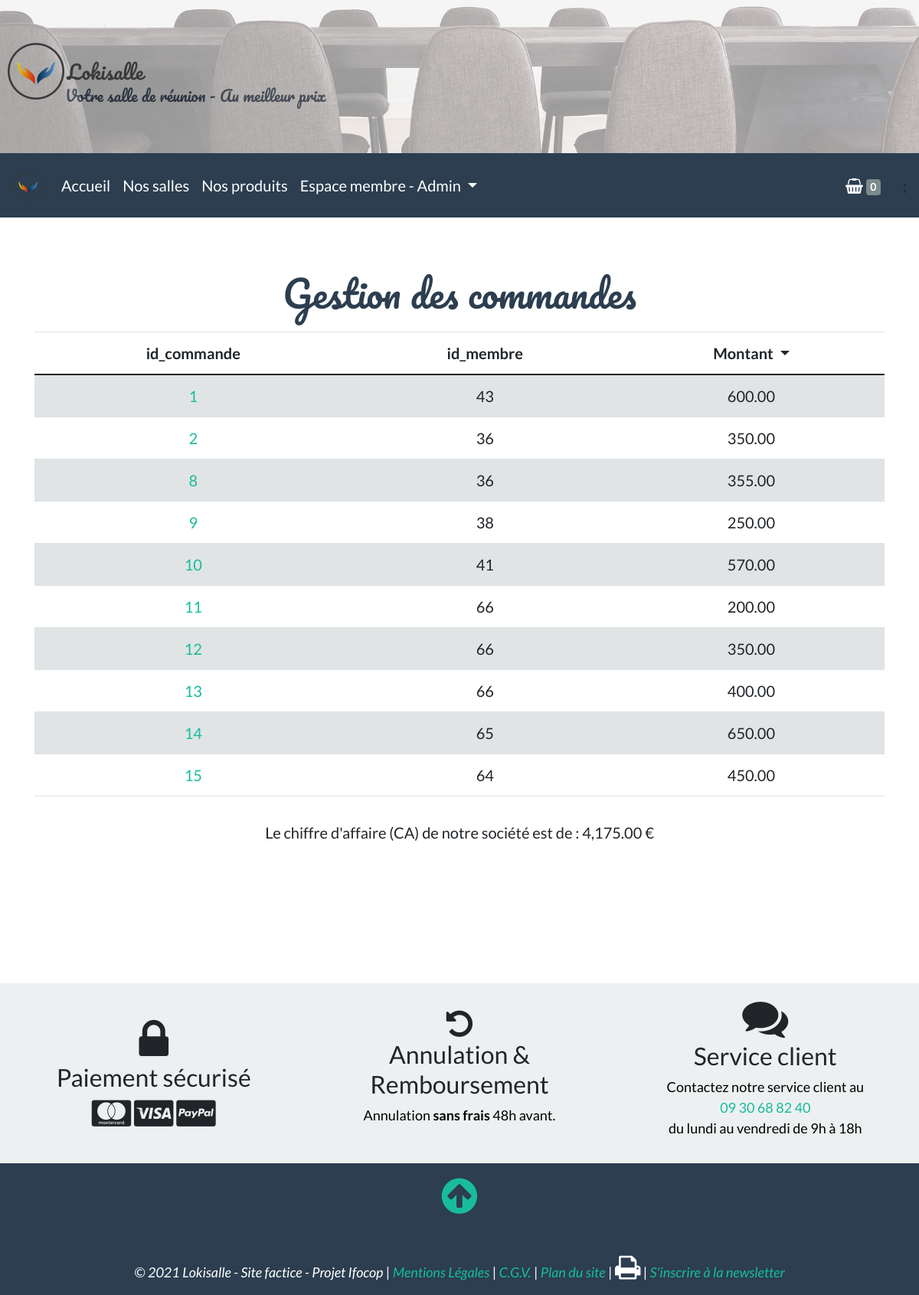
The app's page /admin/gestion_commande.php (signed in) with its own data.
### tables this page shows
CREATE TABLE `commande` (
  `id_commande` int(6) NOT NULL,
  `montant` int(5) NOT NULL,
  `id_membre` int(5) NOT NULL,
  `date` datetime NOT NULL
);

### admin/gestion_commande.php (the view, shortened to what this page needs)
<?php include_once('../inc/init.inc.php');?>
<?php include_once("../inc/haut.inc.php");?>
<?php include_once('../inc/menu.inc.php');?>
<div id="gestion_commande" class="conteneur py-5">
    <h1>Gestion des commandes</h1>
    <div class="text-center mb-3">
        <div class="row">
            <table class="table table-striped text-center">
                <thead>
                    <tr>
                        <th scope="col">id_commande</th>
                        <th scope="col">id_membre</th>
                        <th scope="col">
                            <div class="dropdown">
                                <span class="dropdown-toggle" id="drop_montant" data-bs-toggle="dropdown" aria-expanded="false">Montant
                                </span>
                            </div>
                        </th>
                    </tr>
                </thead>
                <tbody>
                <?php
                $total = 0;
                if(isset($_GET['trie']) && $_GET['trie'] == 'montant_asc')
                {
                    $resultat = $pdo->query('SELECT * FROM commande ORDER by montant asc');
                }elseif (isset($_GET['trie']) && $_GET['trie'] == 'montant_desc')
                {
                    $resultat = $pdo->query('SELECT * FROM commande ORDER by montant desc');
                }else{
                    $resultat = $pdo->query('SELECT * FROM commande');
                }
                    while ($datas = $resultat->fetch(PDO::FETCH_ASSOC))
                    {
                    ?>
                        <tr>
                        <td><a href="?action=afficher&id_commande=<?php echo $datas['id_commande']?>#det_commande"><?php echo $datas['id_commande'] ?></a></td>
                        <td><?php echo $datas['id_membre'] ?></td>
                        <td><?php echo number_format($datas['montant'],2) ?></td>
                        </tr>
                    <?php
                    $total += $datas['montant'];
                    }
                    ?>
                </tbody>
            </table>
        </div>
    </div>
    <div class="text-center">
        Le chiffre d'affaire (CA) de notre société est de :  <?php echo number_format($total,2) ?> €
    </div>
</div>
<?php include_once('../inc/bas.inc.php');?>

### inc/css/style.css (style rules this page uses)
* { box-sizing: border-box; }
body { min-height: 1000px; font-size: clamp(20px, 0.8em, 1em); }
h1 { text-align: center; color: #2C3E50; font-family: "Pacifico", cursive; margin: 2% 0%; }
.conteneur { margin: 0 auto; width: 90%; min-height: 1000px; }

### records on screen
commande: id_commande "1", id_membre "43", montant "600.00"
commande: id_commande "2", id_membre "36", montant "350.00"
commande: id_commande "8", id_membre "36", montant "355.00"
commande: id_commande "9", id_membre "38", montant "250.00"
commande: id_commande "10", id_membre "41", montant "570.00"
commande: id_commande "11", id_membre "66", montant "200.00"
commande: id_commande "12", id_membre "66", montant "350.00"
commande: id_commande "13", id_membre "66", montant "400.00"
commande: id_commande "14", id_membre "65", montant "650.00"
commande: id_commande "15", id_membre "64", montant "450.00"

### other values on screen
$total "4,175.00"
